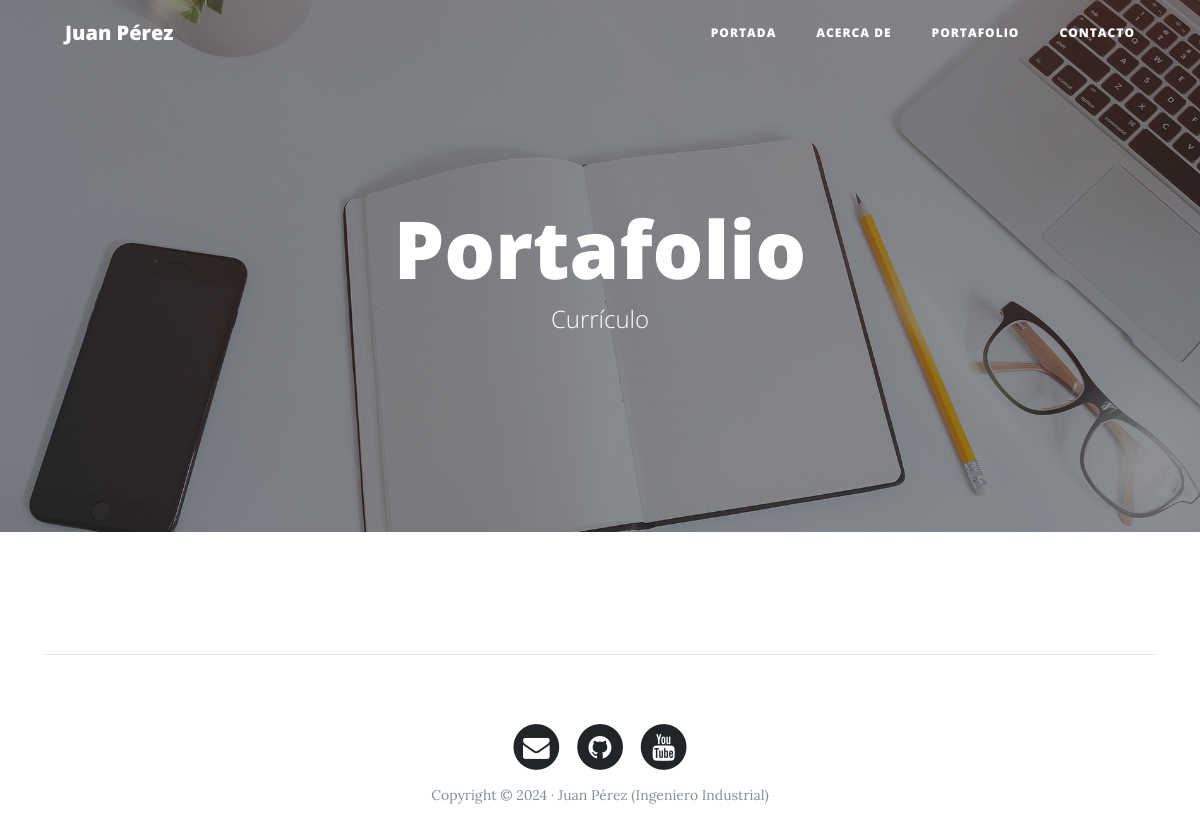
/portfolio/, run on an earlier commit of the app's database.
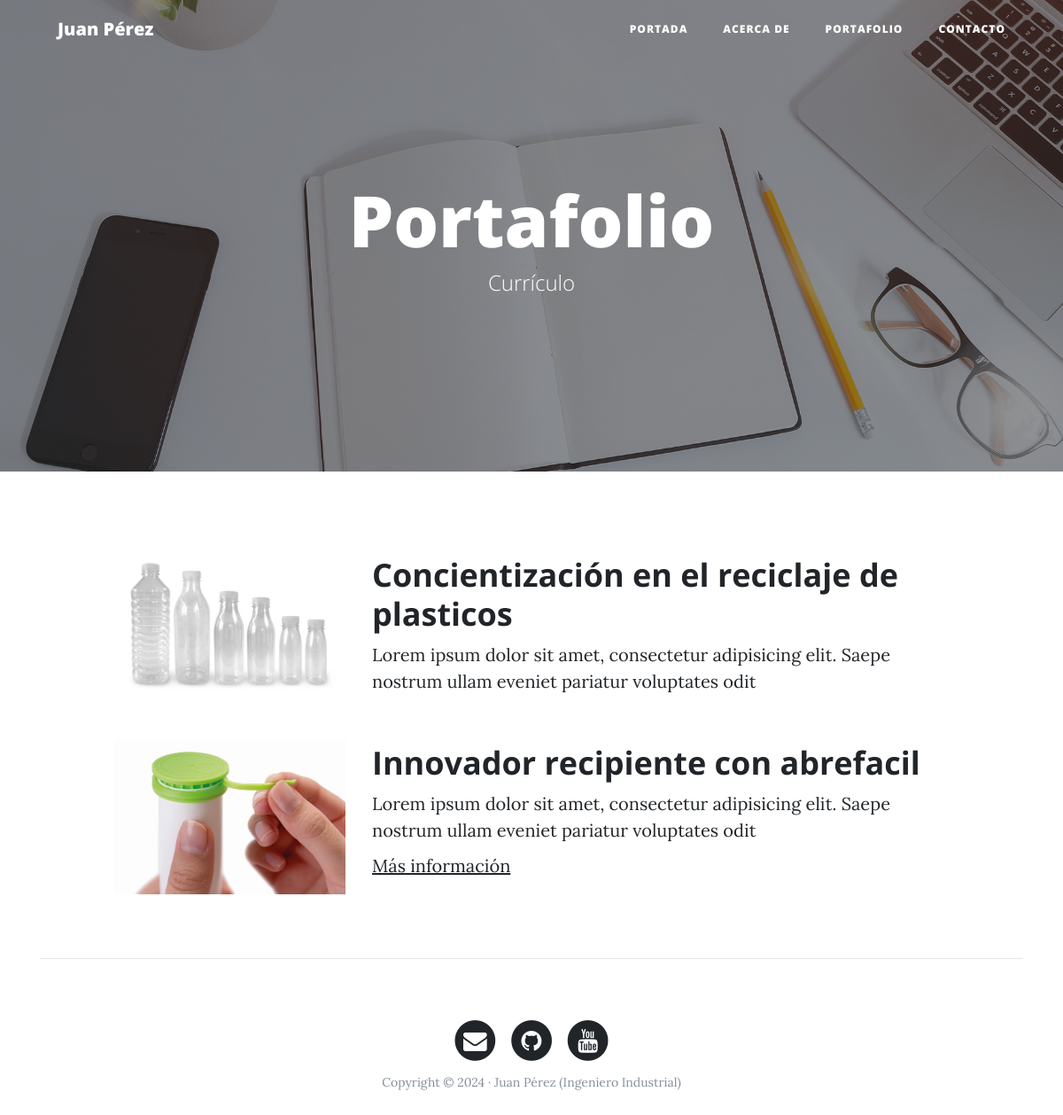
And on a later commit of the database.
### portfolio/models.py (models this page shows)
class Project(models.Model):
    title = models.CharField(max_length=200, verbose_name='Titulo')
    description = models.TextField(verbose_name='Descripción')
    image = models.ImageField(verbose_name='Imagen', upload_to='projects')
    link = models.URLField(verbose_name='Dirección Web', null=True, blank=True)
    created = models.DateTimeField(auto_now_add=True, verbose_name='Fecha de Creación')
    updated = models.DateTimeField(auto_now=True, verbose_name='Fecha de Edición')
    class Meta:
        verbose_name = 'proyecto'
        verbose_name_plural = 'proyectos'
        ordering = ['-created']
    def __str__(self) -> str:
        return self.title

### portfolio/views.py (the view)
# urls.py: path('portfolio/', portfolio_views.portfolio, name="portfolio"),
def portfolio(request):
    projects = Project.objects.all()
    return render(request, 'portfolio/portfolio.html', {'projects': projects})

### portfolio/templates/portfolio/portfolio.html (shortened to what this page needs)
{% extends 'core/base.html' %}
{% load static %}
{% block background %} {% static 'core/img/portfolio-bg.jpg' %} {% endblock %}
{% block headers %}
<h1>Portafolio</h1>
<span class="subheading">Currículo</span>
{% endblock %}
{% block content %}
<div class="row">
    {% for project in projects %}
    <div class="row project">
        <div class="col-lg-3 col-md-4 offset-lg-1">
            <img class="img-fluid" src="{{project.image.url}}" alt="">
        </div>
        <div class="col-lg-7 col-md-8">
            <h2 class="section-heading title">{{project.title}}</h2>
            <p>{{project.description}}</p>
            {% if project.link %}
            <p><a href="http://google.com">Más información</a></p>
            {% endif %}
        </div>
    </div>
    {% endfor %}
    {% endblock %}

### core/templates/core/base.html (shortened to what this page needs)
<!DOCTYPE html>
<html lang="es">
  <head>
    {% load static %}
    <link href="{% static 'core/vendor/bootstrap/css/bootstrap.min.css' %}" rel="stylesheet">
    <link href="{% static 'core/vendor/font-awesome/css/font-awesome.min.css' %}" rel="stylesheet" type="text/css">
    <link href="{% static 'core/css/clean-blog.min.css' %}" rel="stylesheet">
  </head>
  <body>
    <nav class="navbar navbar-expand-lg navbar-light fixed-top" id="mainNav">
      <div class="container">
        <a class="navbar-brand" href="{% url 'home' %}"> Juan Pérez</a>
        <div class="collapse navbar-collapse" id="navbarResponsive">
          <ul class="navbar-nav ml-auto">
            <li class="nav-item">
              <a class="nav-link" href="{% url 'home' %}">Portada</a>
            </li>
            <li class="nav-item">
              <a class="nav-link" href="{% url 'about' %}">Acerca de</a>
            </li>
            <li class="nav-item">
              <a class="nav-link" href="{% url 'portfolio' %}">Portafolio</a>
            </li>
            <li class="nav-item">
              <a class="nav-link" href="{% url 'contact' %}">Contacto</a>
            </li>
          </ul>
        </div>
      </div>
    </nav>
    <header class="masthead" style="background-image: url('{% block background %}{% endblock %}')">
      <div class="overlay"></div>
      <div class="container">
        <div class="row">
          <div class="col-lg-8 col-md-10 mx-auto">
            <div class="site-heading">
              {% block headers %} {% endblock %}
            </div>
          </div>
        </div>
      </div>
    </header>
    <div class="container">
          {% block content %} {% endblock %}
      </div>
    {% if request.path != '/' %}
    <hr>
    {% endif %}
    <footer>
      <div class="container">
        <div class="row">
          <div class="col-lg-8 col-md-10 mx-auto">
            <ul class="list-inline text-center">
              <li class="list-inline-item">
                <a href="#">
                  <span class="fa-stack fa-lg">
                    <i class="fa fa-circle fa-stack-2x"></i>
                    <i class="fa fa-envelope fa-stack-1x fa-inverse"></i>
                  </span>
                </a>
              </li>
              <li class="list-inline-item">
                <a href="#">
                  <span class="fa-stack fa-lg">
                    <i class="fa fa-circle fa-stack-2x"></i>
                    <i class="fa fa-github fa-stack-1x fa-inverse"></i>
                  </span>
                </a>
              </li>
              <li class="list-inline-item">
                <a href="#">
                  <span class="fa-stack fa-lg">
                    <i class="fa fa-circle fa-stack-2x"></i>
                    <i class="fa fa-youtube fa-stack-1x fa-inverse"></i>
                  </span>
                </a>
              </li>
            </ul>
            <p class="copyright text-muted">Copyright &copy; <span id="currentYear"></span> · Juan Pérez (Ingeniero Industrial)</p>
          </div>
        </div>
      </div>
    </footer>
  </body>
</html>

What changed in the data, as far as the page shows it:
added Project: image (picture), title "Concientización en el reciclaje de plasticos", description "Lorem ipsum dolor sit amet, consectetur adipisicing elit. Saepe nostrum ullam eveniet pariatur voluptates odit"
added Project: image (picture), title "Innovador recipiente con abrefacil", description "Lorem ipsum dolor sit amet, consectetur adipisicing elit. Saepe nostrum ullam eveniet pariatur voluptates odit", shows "Más información"
